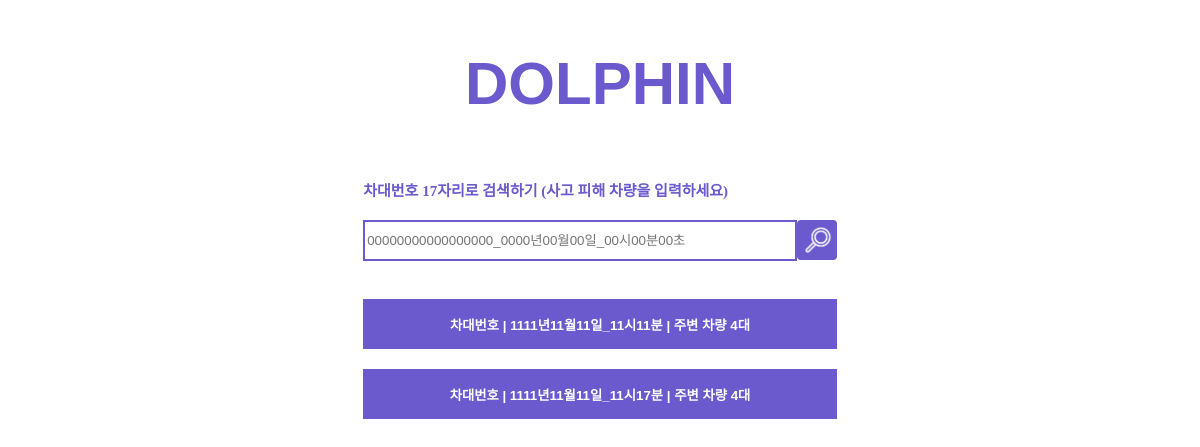
The app's page /alldata/ (signed in), older data.
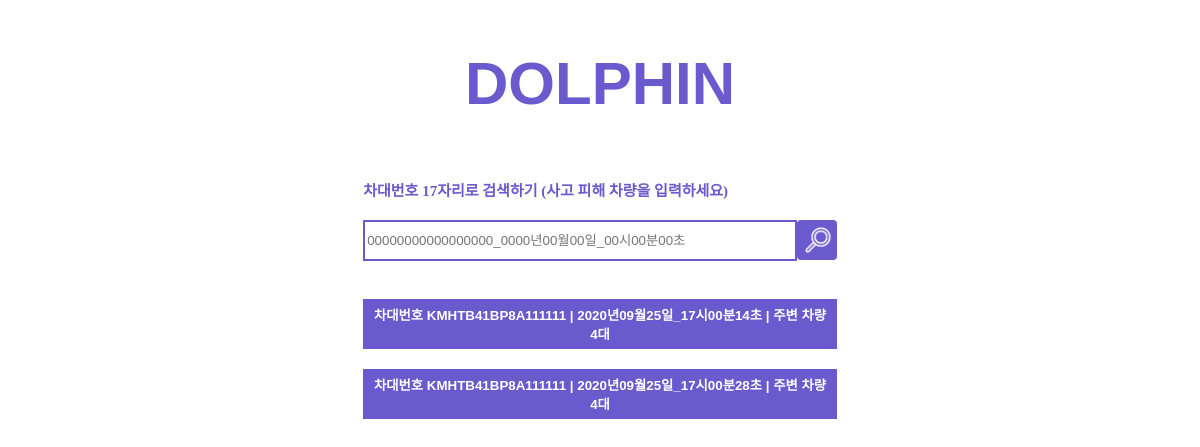
The same page, newer data.
### myapp/models.py (models this page shows, shortened)
class Accident(models.Model):
    mycar_date = models.CharField('차대번호(17자리)_사고발생시간', max_length=37, unique=True)
    mycar = models.ForeignKey('Device', related_name='mycar', on_delete=models.CASCADE)
    date = models.CharField('사고발생일시', max_length=20)
    othercars = models.ManyToManyField('Device', related_name='othercars', blank=True)
    noregicar = models.CharField('기기등록X차량 mac주소 모음', blank=True, max_length=10000)
    carcount = models.IntegerField('차량수', default=0)

class Device(models.Model):
    VIN = models.CharField('차대번호(17자리)', max_length=20, unique=True)
    MAC = models.CharField('MAC주소(12자리)', max_length=20, unique=True)
    name = models.CharField('운전자 이름', max_length=20)
    tel = models.CharField('연락처(-포함)', max_length=20, unique=True)
    def __str__(self):
        return self.VIN

### myapp/views.py (the view)
# urls.py: path('alldata/', alldata, name="alldata"),
@login_required
def alldata(request):
    infos = Accident.objects.all()
    search = request.GET.get('search', '')
    if search:
        infos = infos.filter(mycar_date__icontains=search)
    context = {'infos': infos, 'search': search}
    return render(request, 'alldata.html', context)

### myapp/templates/alldata.html (shortened to what this page needs)
{% load static %}
<!DOCTYPE html>
<html lang="ko">
<head>
    <link rel="stylesheet" type="text/css" href="{% static 'css/alldata.css' %}">
    <link rel="stylesheet" type="text/css" href="{% static 'css/base.css' %}">
</head>
<body>
    <div class="navbar">
        <a href="{%url 'mainpage' %}"><button class="title"><h1>DOLPHIN</h1></button></a>
    </div>
    <div class="container">
        <form method="get" action="{%url 'alldata'%}" class="search">
            <label class=search-label>차대번호 17자리로 검색하기 (사고 피해 차량을 입력하세요) </label>
            <div class="search-container">
                <input type="text" class="search-input" placeholder="00000000000000000_0000년00월00일_00시00분00초" aria-label="Search"
                    name="search" value="{{search}}">
                <button type="submit" class="search-button"><img id="search-icon" src="\static\img\search.png"
                        alt="검색"></button>
            </div>
        </form>
        <div class="info-container">
            {% for info in infos %}
            <a href="{% url 'detaildata' info.id %}"><button class="info-item">차대번호 {{info.mycar}} | {{info.date}} | 주변
                    차량
                    {{info.carcount}}대</button></a>
            {% endfor %}
        </div>
    </div>
</body>
</html>

Row changes from the older to the newer data that the page shows:
removed Accident: date "1111년11월11일_11시11분", carcount "4"
removed Accident: date "1111년11월11일_11시17분", carcount "4"
added Accident: mycar "KMHTB41BP8A111111", date "2020년09월25일_17시00분14초", carcount "4"
added Accident: mycar "KMHTB41BP8A111111", date "2020년09월25일_17시00분28초", carcount "4"
